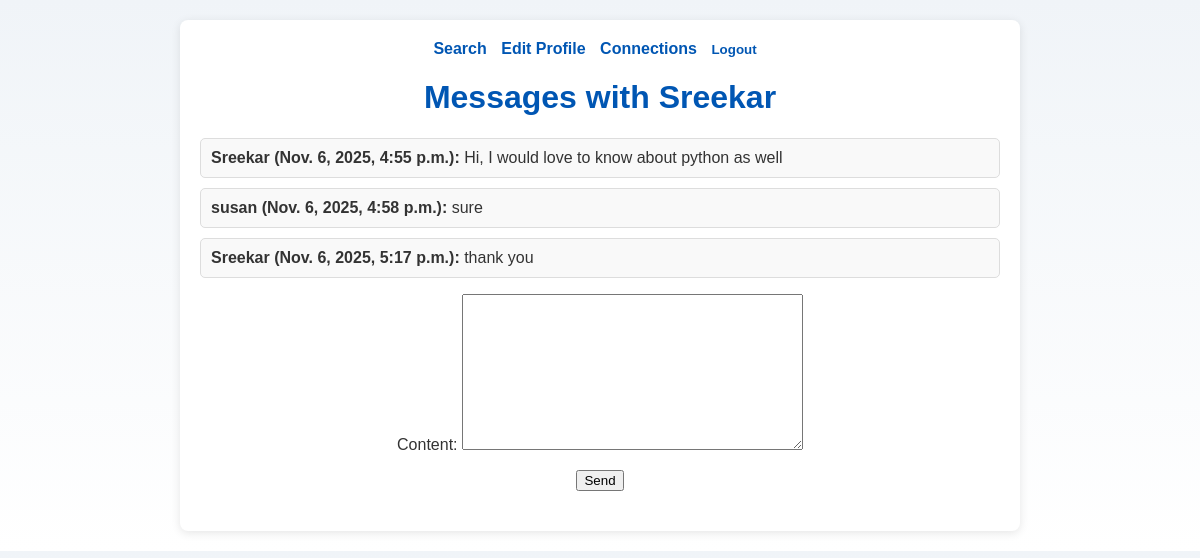
The app's page /messages/2/ (signed in) with its own data.
### apps/messaging/models.py (models this page shows, shortened)
class Message(models.Model):
    sender = models.ForeignKey(User, related_name='sent_messages', on_delete=models.CASCADE)
    receiver = models.ForeignKey(User, related_name='received_messages', on_delete=models.CASCADE)
    content = models.TextField()
    timestamp = models.DateTimeField(auto_now_add=True)

### apps/messaging/views.py (the view)
# urls.py: path('<int:user_id>/', message_list, name='message_list'),
@login_required
def message_list(request, user_id):
    other_user = User.objects.get(id=user_id)
    if not Connection.objects.filter(
        Q(from_user=request.user, to_user=other_user, status='accepted') |
        Q(from_user=other_user, to_user=request.user, status='accepted')
    ).exists():
        return redirect('search')
    chat_messages = Message.objects.filter(
        Q(sender=request.user, receiver=other_user) | Q(sender=other_user, receiver=request.user)
    ).order_by('timestamp')
    if request.method == 'POST':
        form = MessageForm(request.POST)
        if form.is_valid():
            msg = form.save(commit=False)
            msg.sender = request.user
            msg.receiver = other_user
            msg.save()
            return redirect('message_list', user_id=user_id)
    else:
        form = MessageForm()
    context = {
        'other_user': other_user,
        'chat_messages': chat_messages,
        'form': form,
    }
    return render(request, 'messaging/list.html', context)

### apps/messaging/forms.py
class MessageForm(forms.ModelForm):
    class Meta:
        model = Message
        fields = ['content']

### apps/templates/messaging/list.html (shortened to what this page needs)
{% extends 'base.html' %}
{% block content %}
    <h1>Messages with {{ other_user.username }}</h1>
    <ul>
        {% for msg in chat_messages %}
            <li>
                <strong>{{ msg.sender.username }} ({{ msg.timestamp }}):</strong> {{ msg.content }}
            </li>
        {% empty %}
            <li>No messages yet.</li>
        {% endfor %}
    </ul>
    <form method="POST">
        {{ form.as_p }}
        <button type="submit">Send</button>
    </form>
{% endblock %}

### apps/templates/base.html (style rules this page uses)
body { font-family: Arial, sans-serif; margin: 0; padding: 20px; background: linear-gradient(to bottom, #f0f4f8, #ffffff); color: #333; }
h1, h2 { color: #0056b3; text-align: center; }
form { margin-bottom: 20px; text-align: center; }
ul { list-style-type: none; padding: 0; }
li { margin-bottom: 10px; border: 1px solid #ddd; padding: 10px; background: #f9f9f9; border-radius: 5px; }

### records on screen
Message: sender.username "Sreekar", timestamp "Nov. 6, 2025, 4:55 p.m.", content "Hi, I would love to know about python as well"
Message: sender.username "susan", timestamp "Nov. 6, 2025, 4:58 p.m.", content "sure"
Message: sender.username "Sreekar", timestamp "Nov. 6, 2025, 5:17 p.m.", content "thank you"

### other values on screen
{{ other_user.username }} "Sreekar"
